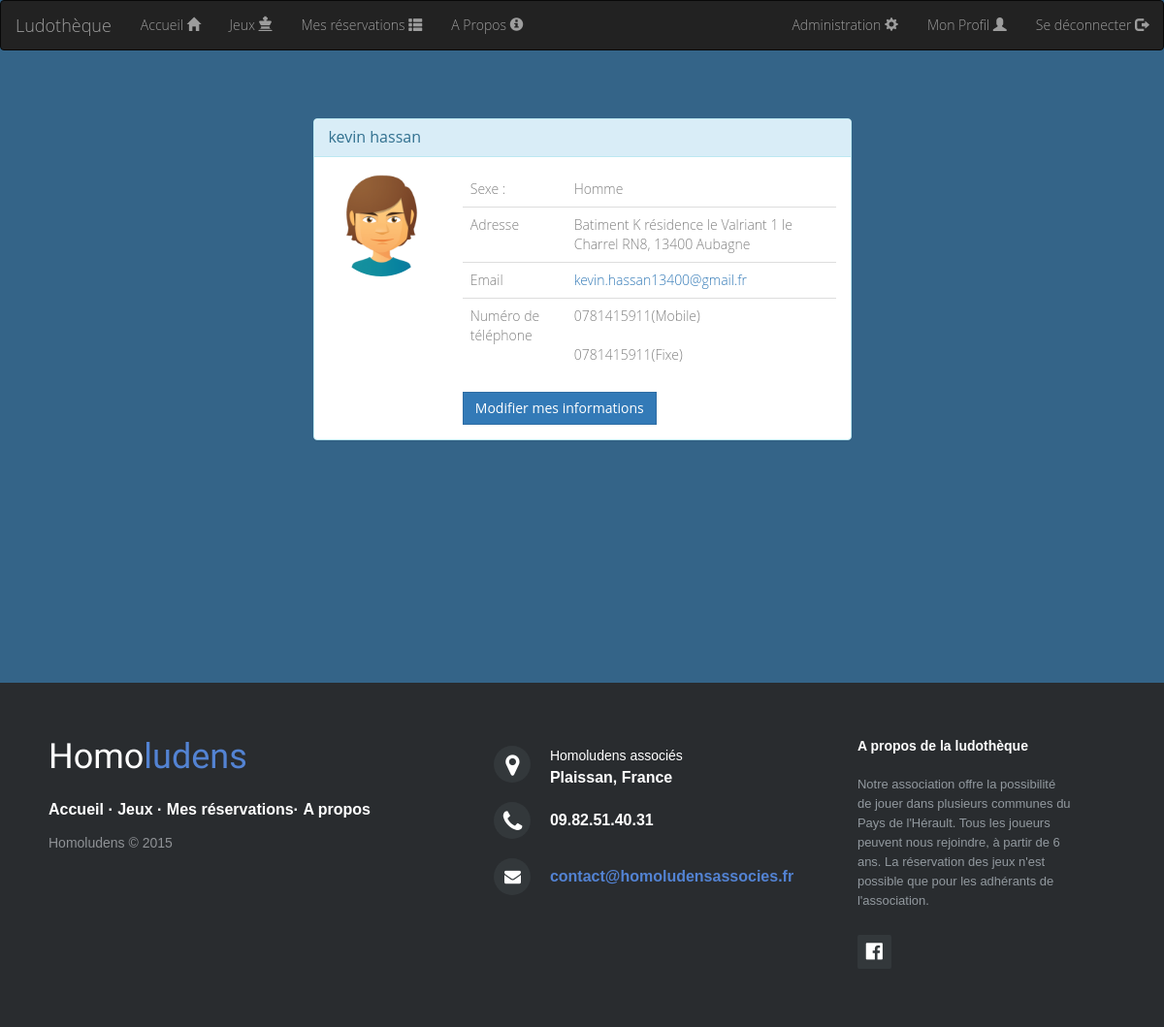
Page /?action=myProfile (signed in) on the committed database.
### tables this page shows
CREATE TABLE IF NOT EXISTS `utilisateur` (
  `idUser` int(11) NOT NULL COMMENT 'Auto incrementable et clé primaire',
  `username` varchar(32) NOT NULL,
  `password` varchar(64) NOT NULL,
  `admin` tinyint(1) NOT NULL,
  `sexUser` varchar(8) NOT NULL,
  `nameUser` varchar(32) NOT NULL,
  `nicknameUser` varchar(32) NOT NULL,
  `dateNaissance` date NOT NULL,
  `emailUser` varchar(32) NOT NULL,
  `telUser` varchar(10) NOT NULL,
  `mobileUser` varchar(10) NOT NULL,
  `addressUser` varchar(50) NOT NULL,
  `cpUser` varchar(5) NOT NULL,
  `cityUser` varchar(32) NOT NULL,
  `dateInscription` date NOT NULL,
  `banUser` tinyint(4) NOT NULL DEFAULT '0',
  `nbrRetard` int(11) NOT NULL DEFAULT '0',
  PRIMARY KEY (`username`),
  UNIQUE KEY `username` (`username`)
);

### view/view.php (called while the page is built)
<?php
    require "header.php";
    require VIEW_PATH  . DS . 'view' . ucfirst($view) . '.php';
    require "footer.php";
?>

### controller/ControllerUtilisateur.php (called while the page is built, shortened)
<?php
switch ($action) {
    case "myProfile":
        $data = array(
            "username" => $_SESSION['login'],
        );
        $tab_u=  ModelUtilisateur::selectWhere($data);
        $view = "MyProfile";
        break;
}
require VIEW_PATH . "view.php";

### index.php (called while the page is built, shortened)
<?php
include ROOT . DS . 'controller' . DS . 'dispatcher.php';
?>

### model/Model.php (called while the page is built, shortened)
<?php
class Model {
    public static $pdo;
    public static function set_static() {
        try
        {
            self::$pdo = new PDO('mysql:host=localhost;dbname=ludotheque;charset=utf8', 'root', '');
            self::$pdo->setAttribute(PDO::ATTR_ERRMODE, PDO::ERRMODE_EXCEPTION);
        }
        catch (PDOException $ex)
        {
            if (Conf::getDebug())
            {
                echo $ex->getMessage();
                die('Problème lors de la connexion à la base de donnée');
            }
            else
            {
                echo 'Une erreur est survenue. <a href=""> Retour a la page d\'accueil </a>';
                die();
            }
        }
    }
    public static function selectWhere($data) {
        try
        {
            $table = static::$table;
            $where = "";
            foreach ($data as $key => $value)
                $where .= " $table.$key=:$key AND";
            $where = rtrim($where, 'AND');
            $sql = "SELECT * FROM $table WHERE $where";
            $req = self::$pdo->prepare($sql);
            $req->execute($data);
            return $req->fetchAll(PDO::FETCH_OBJ);
        }
        catch (PDOException $e)
        {
            echo $e->getMessage();
            die("Erreur lors de la recherche dans la BDD " . static::$table);
        }
    }
}
?>

### view/viewMyProfile.php (the view, shortened to what this page needs)
<?php
$u=$tab_u[0];
if($u->sexUser=="Homme")
    $image="./image/avatarHomme.png";
else
    $image="./image/avatarFemme.png";
echo <<< EOT
<div class="container">
    <div class="row">
      <div class="col-xs-12 col-sm-12 col-md-6 col-lg-6 col-xs-offset-0 col-sm-offset-0 col-md-offset-3 col-lg-offset-3 toppad" >
        <div class="panel panel-info">
          <div class="panel-heading">
            <h3 class="panel-title">$u->nicknameUser $u->nameUser</h3>
          </div>
          <div class="panel-body">
            <div class="row">
              <div class="col-md-3 col-lg-3 " align="center"><img alt="User Pic" src="$image" class="img-circle img-responsive"> </div>
                  <!--<div class="col-xs-10 col-sm-10 hidden-md hidden-lg"> <br>
                    <dl>
                      <dt>Sexe :</dt>
                        <dd>$u->sexUser</dd>
                      <dt>Email</dt>
                        <dd>$u->emailUser</dd>
                      <dt>Numéro de téléphone</dt>
                         <dd>$u->telUser</dd>
                      <dt>Sexe</dt>
                        <dd>Male</dd>
                    </dl>
                  </div>-->
                  <div class=" col-md-9 col-lg-9 ">
                    <table class="table table-user-information">
                      <tbody>
                        <tr>
                          <td>Sexe :</td>
                          <td>$u->sexUser</td>
                        </tr>
                          <td>Adresse</td>
                          <td>$u->addressUser, $u->cpUser $u->cityUser</td>
                        </tr>
                        <tr>
                          <td>Email</td>
                          <td><a href="$u->emailUser">$u->emailUser</a></td>
                        </tr>
                          <td>Numéro de téléphone</td>
                          <td>$u->mobileUser(Mobile)<br><br>$u->telUser(Fixe)
                          </td>
                        </tr>
                      </tbody>
                    </table>
                    <a href="?action=modifyUser&user=$u->username&profile=1" class="btn btn-primary">Modifier mes informations</a>
                  </div>
              </div>
            </div>
          </div>
        </div>
      </div>
    </div>
</div>
EOT;
?>

### css/style.css (style rules this page uses)
body { background-color:#346488; font-family: 'Open Sans'; font-weight: 300; color:black; }
html, body { height: 100%; min-height: 100%; color:white; }
input.form-control , input[type="submit"] , .btn { border-radius: 0px; }
.btn { transition: all ease-in-out 0.2s; }
.container { margin-top:50px; overflow:auto; padding-bottom: 150px; }
.table-user-information > tbody > tr { color:grey; border-top: 1px solid rgb(221, 221, 221); }
.table-user-information > tbody > tr:first-child { border-top: 0; }
.table-user-information > tbody > tr > td { border-top: 0; }
.toppad { margin-top:20px; }

### rows in the picture
utilisateur: nicknameUser "kevin", nameUser "hassan", sexUser (picture), sexUser "Homme", addressUser "Batiment K résidence le Valriant 1 le Charrel RN8", cpUser "13400", cityUser "Aubagne", emailUser "kevin.hassan13400@gmail.fr", mobileUser "0781415911", telUser "0781415911"
